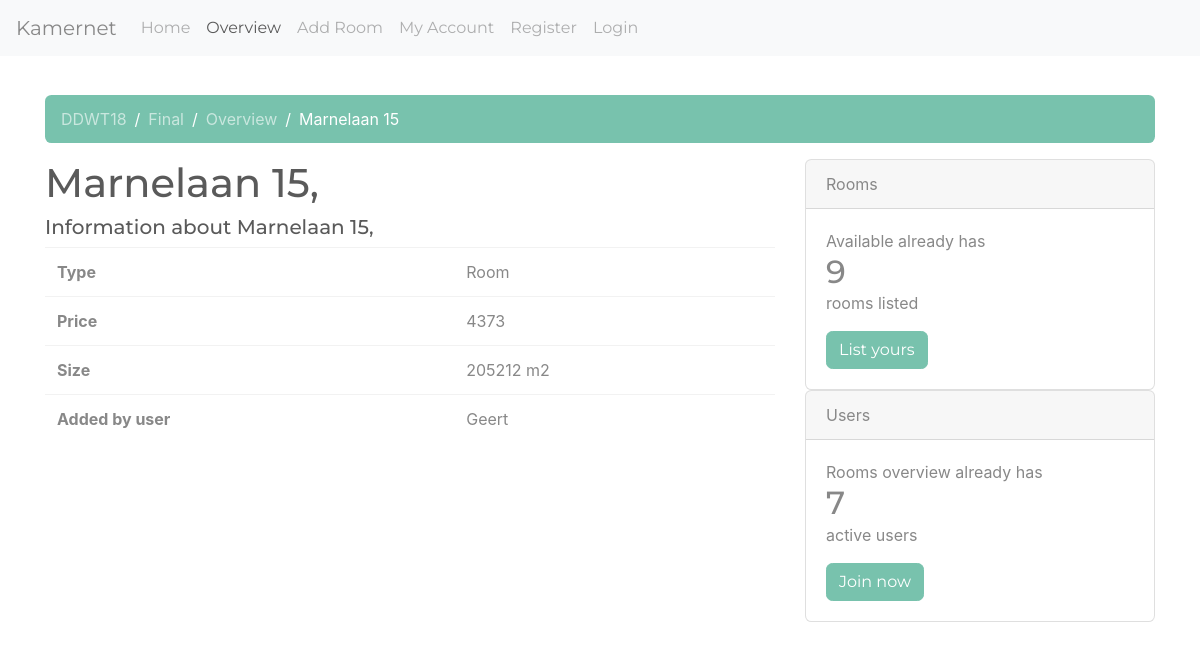
Screenshot of /DDWT18/final/room/?room_id=6 (signed in) with the database file from the repository.
### tables this page shows
CREATE TABLE `rooms` (
  `id` int(11) NOT NULL,
  `address` varchar(255) NOT NULL,
  `city` varchar(255) NOT NULL,
  `type` varchar(255) NOT NULL,
  `price` int(3) NOT NULL,
  `size` int(3) NOT NULL,
  `owner` int(11) NOT NULL,
  `thumbnail` varchar(150) DEFAULT NULL
);

CREATE TABLE `users` (
  `id` int(11) NOT NULL,
  `username` varchar(255) NOT NULL,
  `password` varchar(255) NOT NULL,
  `full_name` varchar(255) NOT NULL,
  `birth_date` date NOT NULL,
  `role` int(11) NOT NULL,
  `biography` varchar(255) NOT NULL,
  `profession` varchar(255) NOT NULL,
  `language` varchar(255) NOT NULL,
  `email` varchar(255) NOT NULL,
  `phonenumber` int(11) NOT NULL
);

### views/room.php (the view, shortened to what this page needs)
<!doctype html>
<html lang="en">
<head>
    <link rel="stylesheet" href="/DDWT18/final/css/bootstrap.min.css">
    <link rel="stylesheet" href="/DDWT18/final/css/main.css">
</head>
<body>
<?= $navigation ?>
<div class="container">
    <div class="pd-15">&nbsp</div>
    <?= $breadcrumbs ?>
    <div class="row">
        <div class="col-md-8">
            <h1><?= $page_title ?></h1>
            <h5><?= $page_subtitle ?></h5>
            <table class="table">
                <tbody>
                <tr>
                    <th scope="row">Type</th>
                    <td><?= $room_type ?></td>
                </tr>
                <tr>
                    <th scope="row">Price</th>
                    <td><?= $room_price ?></td>
                </tr>
                <tr>
                    <th scope="row">Size</th>
                    <td><?= $room_size ?> m2</td>
                </tr>
                <tr>
                    <th scope="row">Added by user</th>
                    <td><?= $added_by ?></td>
                </tr>
                </tbody>
            </table>
        </div>
        <div class="col-md-4">
        </div>
</div>
</body>
</html>

### css/main.css (style rules this page uses)
.pd-15 { padding: 15px 0 0 0; }

### rows the page displays
rooms: page_title "Marnelaan 15,", page_subtitle "Information about Marnelaan 15,", type "Room", price "4373", size "205212"
users: full_name "Geert"

### other values shown
$nav_info[1]['name'] "Home"
$nav_info[1]['name'] "Overview"
$nav_info[1]['name'] "Add Room"
$nav_info[1]['name'] "My Account"
$nav_info[1]['name'] "Register"
$nav_info[1]['name'] "Login"
$name "DDWT18"
$name "Final"
$name "Overview"
$name "Marnelaan 15"
$nbr_rooms "9"
$nbr_users "7"
